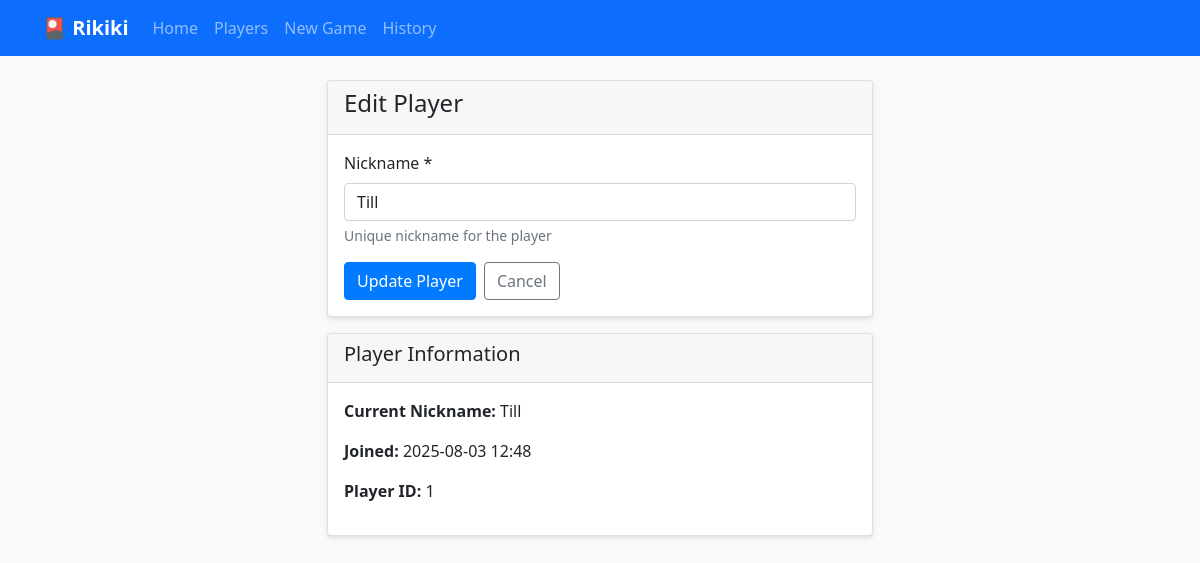
The page /edit_player/1 on the database its author committed.
### app.py (models this page shows, shortened)
class Player(db.Model):
    id = db.Column(db.Integer, primary_key=True)
    nickname = db.Column(db.String(50), unique=True, nullable=False)
    created_at = db.Column(db.DateTime, default=datetime.utcnow)

### app.py (the view, shortened to what this page needs)
@app.route('/edit_player/<int:player_id>', methods=['GET', 'POST'])
def edit_player(player_id):
    player = Player.query.get_or_404(player_id)
    return render_template('edit_player.html', player=player)

### templates/edit_player.html (shortened to what this page needs)
{% extends "base.html" %}
{% block content %}
<div class="row justify-content-center">
    <div class="col-md-6">
        <div class="card">
            <div class="card-header">
                <h4>Edit Player</h4>
            </div>
            <div class="card-body">
                <form method="POST">
                    <div class="mb-3">
                        <label for="nickname" class="form-label">Nickname *</label>
                        <input type="text" class="form-control" id="nickname" name="nickname" value="{{ player.nickname }}" required>
                        <div class="form-text">Unique nickname for the player</div>
                    </div>
                    <div class="d-flex gap-2">
                        <button type="submit" class="btn btn-primary">Update Player</button>
                        <a href="{{ url_for('players') }}" class="btn btn-outline-secondary">Cancel</a>
                    </div>
                </form>
            </div>
        </div>
        <div class="card mt-3">
            <div class="card-header">
                <h5>Player Information</h5>
            </div>
            <div class="card-body">
                <p><strong>Current Nickname:</strong> {{ player.nickname }}</p>
                <p><strong>Joined:</strong> {{ player.created_at.strftime('%Y-%m-%d %H:%M') }}</p>
                <p><strong>Player ID:</strong> {{ player.id }}</p>
            </div>
        </div>
    </div>
</div>
{% endblock %}

### templates/base.html (style rules this page uses)
body { background-color: #f8f9fa; }
.card { box-shadow: 0 2px 4px rgba(0,0,0,0.1); }
.btn-primary { background-color: #007bff; border-color: #007bff; }

### rows shown on the page
Player: nickname "Till", created_at "2025-08-03 12:48", id "1"
